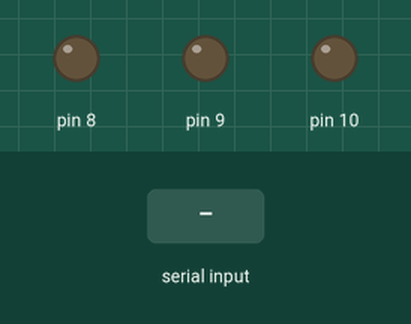
This sketch was run on a simulated Arduino Uno, built with avr-gcc and run on an emulated ATmega328P. Shown: output pins drawn as LEDs (lit = HIGH). The test bench sets the inputs (shaded band). What the sketch prints to the serial monitor is not drawn.

Above: at 1.2 s.
1.3 s: "r" received over Serial
At 3.2 s:
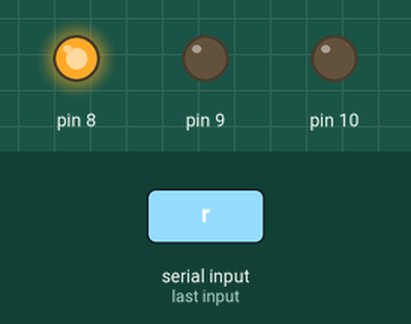
Timing chart, 0 to 13.5 s (numbered marks = the images above; inputs shaded):
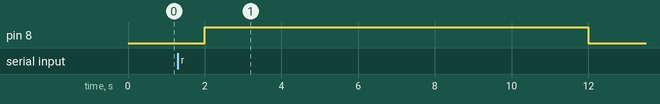

The sketch:

ledweb.ino
```cpp
char cmd;

void setup(){
  Serial.begin(9600);

  pinMode(8,OUTPUT);
  pinMode(9,OUTPUT);
  pinMode(10,OUTPUT);

}

void loop(){
  if(Serial.available()){
    cmd = Serial.read();

    if(cmd=='r'){
      digitalWrite(8,HIGH);
      delay(10000);
      digitalWrite(8,LOW);
    }
    else if(cmd=='y'){
      digitalWrite(9,HIGH);
      delay(10000);
      digitalWrite(9,LOW);
    }
    else if(cmd=='g'){
      digitalWrite(10,HIGH);
      delay(10000);
      digitalWrite(10,LOW);
    }
   }
   else{
    Serial.println("error");
    delay(1000);
   }
}
```

Measured:
- after the input at 1.3 s, pin 8: LOW → HIGH after 0.70 s, → LOW 10.0 s later
